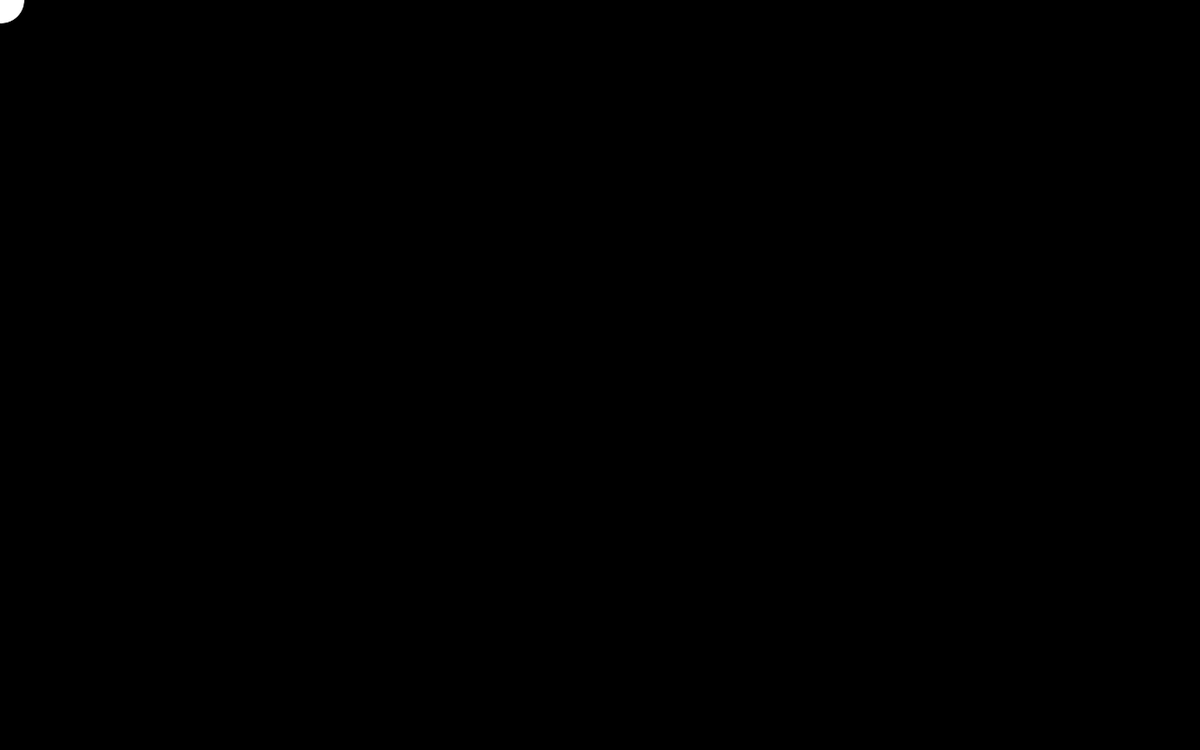
Frame 1 (no input)
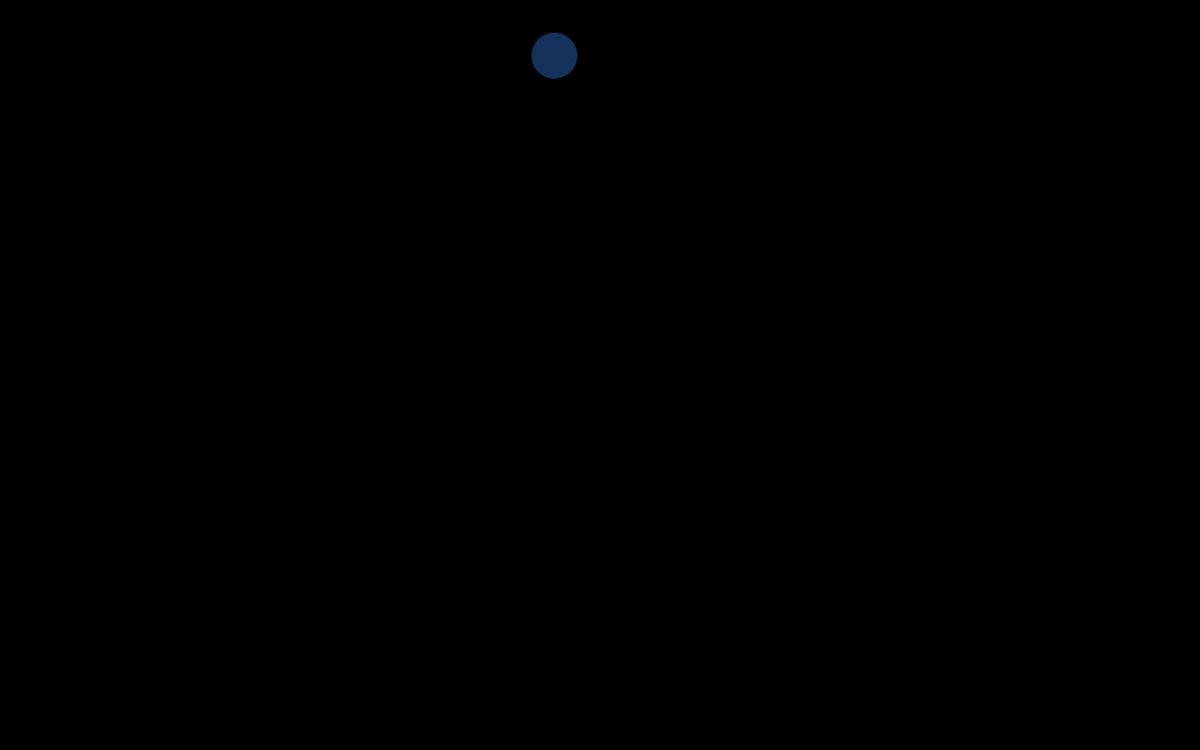
Frame 60 (the mouse pressed at the canvas centre just before this capture)
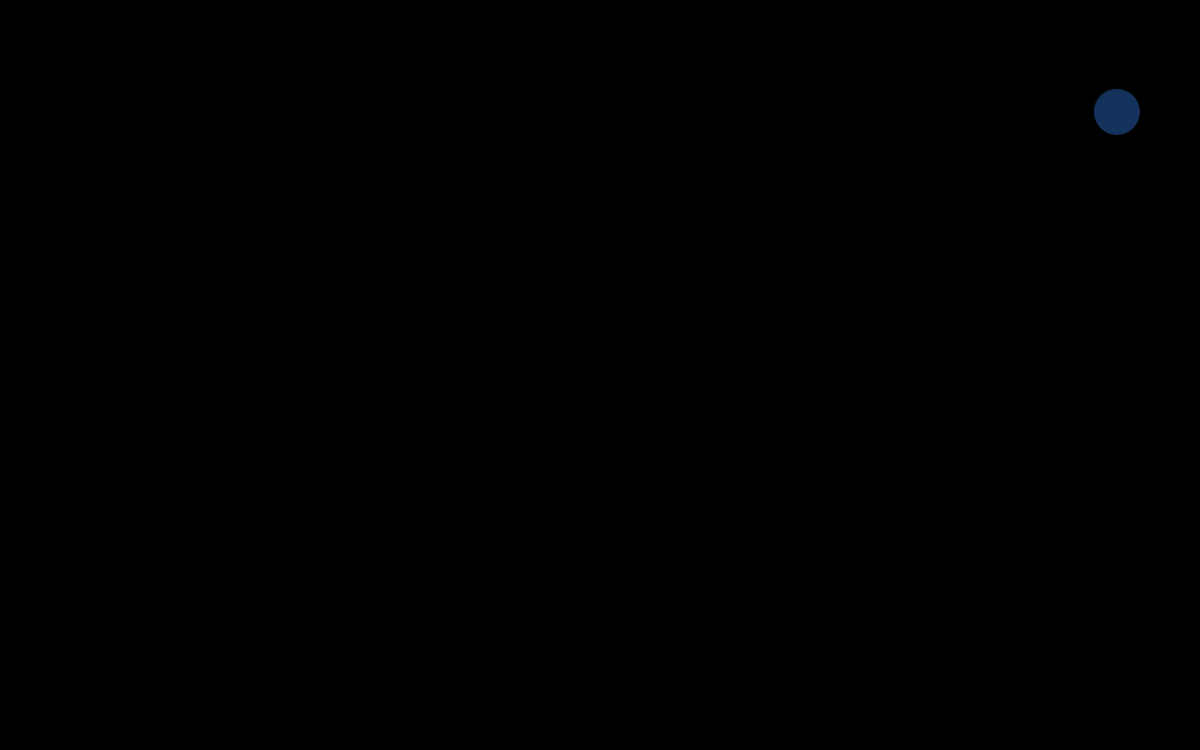
Frame 120 (the mouse held since frame 60 and released just before this capture)

The Processing sketch that drew these frames (run headless with seeded random() and noise(); from frame 60 on, the mouse is pressed at the canvas centre):

// Processing sketch: Bouncing_Ball
// ── Bouncing_Ball.pde
float a=1;
float b=0;
float speedx=10;
float speedy=1;

void setup() {
  size (1280, 800);
  background (0);
}
void draw () {

  background (0);
//ball
ellipse (a, b, 50, 50);
  a=a+speedx;
  b=b+speedy;

  if (a>=width || a<0) {
    speedx=-speedx;
  }
  if (b>=height || b<0 ) {
    speedy=-speedy;
  }
  fill (20, 50, 91);
 
  
}
